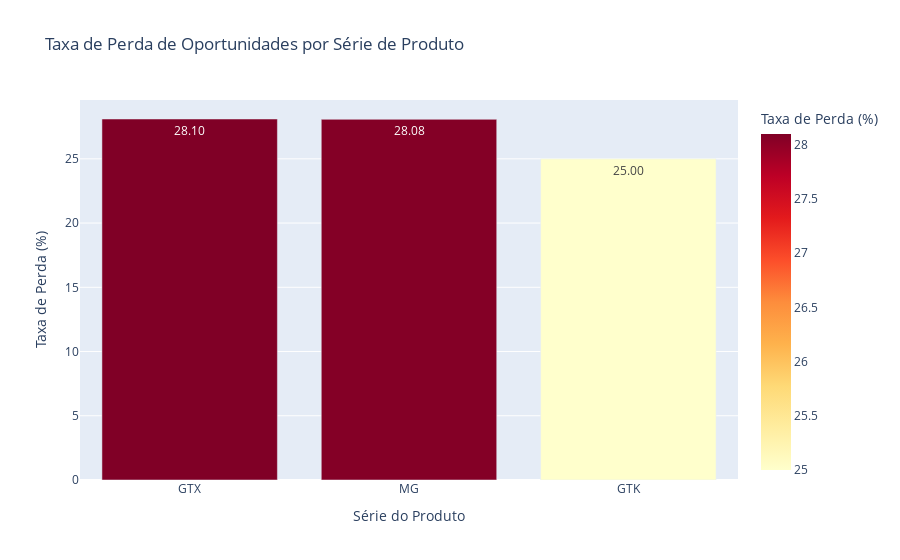

The notebook cell this image was saved under:
### Code cell
# --- Análise da Taxa de Perda por Série de Produto ---
print("\n--- Análise da Taxa de Perda por Série de Produto ---")

# Calcular a contagem de oportunidades por série e a contagem de oportunidades perdidas por série
series_analysis = df_eda_consolidated.groupby('series')['target'].agg(
    total_opportunities='count',
    lost_opportunities=lambda x: (x == 1).sum()
).reset_index()

# Calcular a taxa de perda por série
series_analysis['loss_rate'] = (series_analysis['lost_opportunities'] / series_analysis['total_opportunities']) * 100

# Ordenar para visualização (opcional)
series_analysis = series_analysis.sort_values(by='loss_rate', ascending=False)

print(series_analysis)

# Plot com Plotly: Taxa de Perda por Série de Produto
fig_series = px.bar(series_analysis,
                    x='series',
                    y='loss_rate',
                    title='Taxa de Perda de Oportunidades por Série de Produto',
                    labels={'series': 'Série do Produto', 'loss_rate': 'Taxa de Perda (%)'},
                    color='loss_rate',
                    color_continuous_scale=px.colors.sequential.YlOrRd,
                    text_auto='.2f')

fig_series.update_layout(xaxis_title="Série do Produto",
                         yaxis_title="Taxa de Perda (%)")
fig_series.show()

### Figure 1 — Plotly figure (JSON) as saved in the notebook; plotly's stock layout.template omitted (floating-point values rounded to 4 significant figures)
{"data": [{"hovertemplate": "Série do Produto=%{x}<br>Taxa de Perda (%)=%{marker.color}<extra></extra>", "legendgroup": "", "marker": {"color": [28.1, 28.08, 25.0], "coloraxis": "coloraxis", "pattern": {"shape": ""}}, "name": "", "orientation": "v", "showlegend": false, "textposition": "auto", "texttemplate": "%{y:.2f}", "type": "bar", "x": ["GTX", "MG", "GTK"], "xaxis": "x", "y": [28.1, 28.08, 25.0], "yaxis": "y"}], "layout": {"barmode": "relative", "coloraxis": {"colorbar": {"title": {"text": "Taxa de Perda (%)"}}, "colorscale": [[0, "rgb(255,255,204)"], [0.125, "rgb(255,237,160)"], [0.25, "rgb(254,217,118)"], [0.375, "rgb(254,178,76)"], [0.5, "rgb(253,141,60)"], [0.625, "rgb(252,78,42)"], [0.75, "rgb(227,26,28)"], [0.875, "rgb(189,0,38)"], [1, "rgb(128,0,38)"]]}, "legend": {"tracegroupgap": 0}, "title": {"text": "Taxa de Perda de Oportunidades por Série de Produto"}, "xaxis": {"anchor": "y", "domain": [0, 1], "title": {"text": "Série do Produto"}}, "yaxis": {"anchor": "x", "domain": [0, 1], "title": {"text": "Taxa de Perda (%)"}}}}
